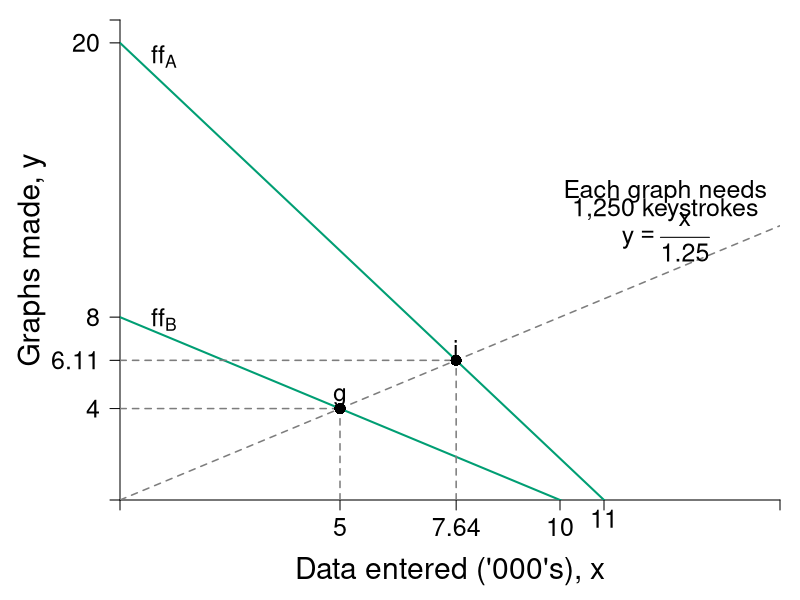

The R script that drew this image:
#Graph Designer: Simon Halliday + Scott Cohn
#Authors: Bowles and Halliday
#Title: Coordination, Conflict and Competition: A Text in Microeconomics

require(shape)
pdf(file = "specprodexch/data_entered_initial.pdf", width = 8, height = 8)

#Set parameters for graphics
pointsize <- 1.8
axislabelsize <- 1.8
labelsize <- 1.5
namesize <- 1.8
annotatesize <- 1.5
graphlinewidth <- 2
segmentlinewidth <- 1.5

COL <- c("#7fc97f", "#beaed4", "#fdc086", "#ffff99", "#386cb0", "#f0027f", "#bf5b17", "#666666")
COLA <- c("#e0f3db", "#99d8c9","#66c2a4","#41ae76", "#238b45", "#005824")
COLB <- c("#4eb3d3", "#2b8cbe", "#0868ac","#084081")
grays <- gray.colors(25, start = 1, end = 0)
CBCols <- c("#009E73","#0072B2","#E69F00")


ffA <- function(x, yintA = 20, sA = 20/11) {
  yintA - sA*x
}

ffB <- function(x, yintB = 8, sB = 8/10) {
  yintB - sB*x
}

exchange <- function(x, slope = 1/1.25) {
  slope*x
}

priceA <- function(x, pintA = 20, psA = 1.45) {
  pintA - psA*x
}

priceB <- function(x, pintB = 14.5, psB = 1.45) {
  pintB - psB*x
}

#Edited the margins to cater for the larger LHS labels
par(mar =  c(5, 6, 1, 1))

xlims <- c(0, 15)
ylims <- c(0, 21)

npts <- 501 
x <- seq(xlims[1], xlims[2], length.out = npts)
y <- seq(ylims[1], ylims[2], length.out = npts) 
a <- c(3.25, 5.25, 7.25)

plot(0, 0, xlim = xlims, ylim = ylims, type = "n",
     xlab = expression(paste("")),
     ylab = expression(paste("")), 
     xaxt = "n", 
     yaxt = "n", 
     cex.lab = axislabelsize, 
     bty = "n", 
     xaxs="i", 
     yaxs="i"
)


ticksy <- c(ylims[1], 4, 6.11, 8, 20, ylims[2])
ylabels <- c(NA, 4, 6.11, 8,  20, NA)
ticksx <- c(xlims[1], 5, 7.64, 10, 11,  xlims[2])
xlabels <-  c(NA, 5, 7.64, 10, 11,  NA)

text(11, - 0.8, "11", cex = labelsize, xpd = TRUE)


axis(1, at = ticksx, pos = 0, labels = xlabels, cex.axis = labelsize)
axis(2, at = ticksy, pos = 0, labels = ylabels, las = 1, cex.axis = labelsize)

npts <- 500 
xx1 <- seq(xlims[1], xlims[2], length.out = npts)

#Draw the graphs
lines(xx1, ffA(xx1), col = CBCols[1], lwd = graphlinewidth)
lines(xx1, ffB(xx1), col = CBCols[1], lwd = graphlinewidth)
lines(xx1, exchange(xx1), lty = 2, col = grays[20], lwd = segmentlinewidth)


segments(0, 4, 5, 4, lty = 2, col = grays[20],  lwd = segmentlinewidth)
segments(5, 0, 5, 4, lty = 2, col = grays[20],  lwd = segmentlinewidth)
segments(0, 6.11, 7.64, 6.11, lty = 2, col = grays[20],  lwd = segmentlinewidth)
segments(7.64, 0, 7.64, 6.11, lty = 2, col = grays[20],  lwd = segmentlinewidth)


#Label Points
xpts <- c(5, 7.638888889)
ypts <- xpts/1.25
yadj1 <- 0.5
yadj2 <- -0.5

points(xpts, ypts, pch = 16, col = "black", cex = 1.5)
ptlabels <- c("g", "i")
text(xpts, ypts + yadj1, ptlabels, cex = labelsize)

#Axis labels
mtext(expression(paste("Data entered ('000's), ", x)), side = 1, line = 3.5, cex = axislabelsize)
text(-2, 0.5*ylims[2], expression(paste("Graphs made, ", y)), xpd = TRUE, cex = axislabelsize, srt = 90) 


text(1, 19.4, expression(ff[A]), cex = labelsize)
text(1, 7.9, expression(ff[B]), cex = labelsize)

text(12.4, 13.5, expression(paste("Each graph needs")), cex = labelsize)
text(12.4, 12.7, expression(paste("1,250 keystrokes")), cex = labelsize)
text(12.4, 11.5, expression(paste(y == frac(x, 1.25) )), cex = labelsize)


dev.off()
